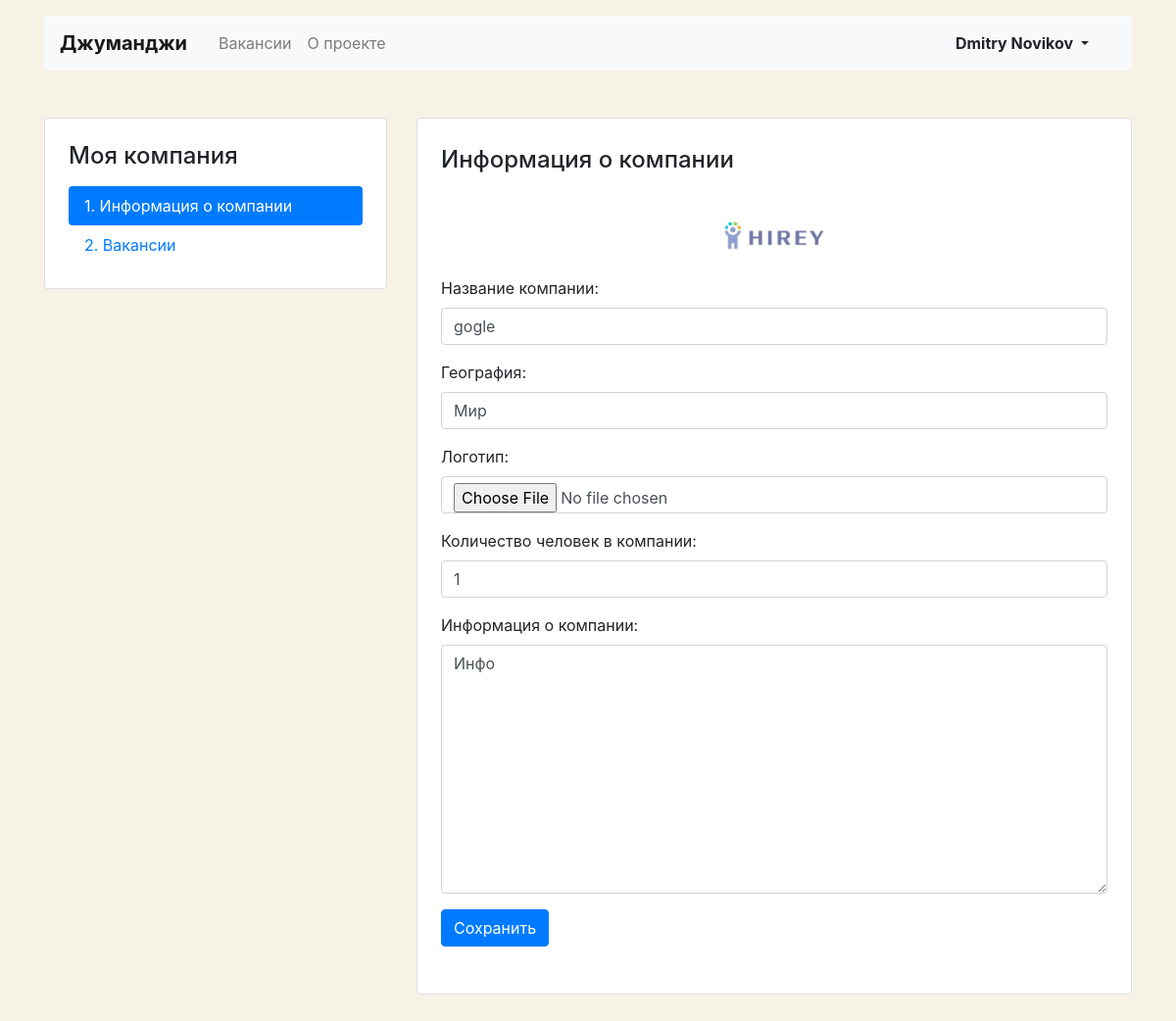
Page /mycompany/edit/ (signed in) on the committed database.
### job/models.py (models this page shows)
class Company(models.Model):
    user = models.ForeignKey(User, on_delete=models.CASCADE, related_name='company')
    name = models.CharField(max_length=64)
    location = models.CharField(max_length=64)
    logo = models.ImageField(upload_to=settings.MEDIA_COMPANY_IMAGE_DIR, blank=True)
    description = models.CharField(max_length=2048)
    employee_count = models.IntegerField()

### job/views.py (the view)
# urls.py: path('mycompany/edit/', my_company_edit, name='mycompany_edit'),
def my_company_edit(request):
    if request.user.is_authenticated:
        instance = get_object_or_404(Company, user=request.user)
        form = CompanyForm(request.POST or None, request.FILES or None, instance=instance)
        if form.is_valid():
            form.save()
            messages.success(request, 'Ваша компания обновлена!')
            return redirect('mycompany_edit')
        return render(request, 'company-edit.html', {'form': form, 'company': instance})
    else:
        raise Http404

### job/forms.py (shortened to what this page needs)
class CompanyForm(ModelForm):
    logo = forms.ImageField(label=_('Логотип'), required=False, widget=forms.FileInput)
    class Meta:
        model = Company
        widgets = {
            'description': Textarea(attrs={'cols': 80, 'rows': 10}),
        }
        fields = ('name',
                  'location',
                  'logo',
                  'employee_count',
                  'description',
                  )
        labels = {
            'name': _('Название компании'),
            'location': _('География'),
            'logo': _('Логотип'),
            'employee_count': _('Количество человек в компании'),
            'description': _('Информация о компании'),
        }

### templates/company-edit.html (shortened to what this page needs)
{% extends 'base_lk.html' %}
{% block content %}
<main class="container mt-3 pb-5">
    <div class="row mt-5">
        <div class="col-12 col-lg-4">
            <aside class="pt-3 pb-4 px-4 mb-5 card">
                <h1 class="h4 pt-2 pb-2">Моя компания</h1>
                <div class="nav flex-column nav-pills">
                    <a class="nav-link active" href="{% url 'mycompany'  %}">1. Информация о&nbsp;компании</a>
                    <a class="nav-link" href="{% url 'mycompany_vacancies'  %}">2. Вакансии</a>
                </div>
            </aside>
        </div>
        <div class="col-12 col-lg-8">
            <div class="card">
                <div class="card-body px-4 pb-4">
                    <section class="tab-pane fade show active">
                        <h2 class="h4 pt-2 pb-3">Информация о&nbsp;компании</h2>
                        <div class="row">
                            <div class="col-12 col-md-12">
                                <div class="form-group pb-2">
                                    <a href="#"><img class="mx-auto d-block" src="{{ company.logo.url }}" width="150"
                                                     height="80"
                                                     alt=""></a>
                                    <form method="post" enctype="multipart/form-data">
                                        {% include 'includes/forms.html' with form=form %}
                                        <button type="submit" class="btn btn-primary">Сохранить</button>
                                    </form>
                                </div>
                            </div>
                        </div>
                    </section>
                </div>
            </div>
        </div>
    </div>
</main>
{% endblock %}

### templates/base_lk.html (shortened to what this page needs)
<!DOCTYPE html>
<html lang="ru">
<head>
    <link rel="stylesheet" href="https://stackpath.bootstrapcdn.com/bootstrap/4.3.1/css/bootstrap.min.css"
>
</head>
<body>
<header class="container mt-3">
    <nav class="navbar navbar-expand-lg navbar-light bg-light">
        <a class="navbar-brand mr-4 font-weight-bold" href="{% url 'index' %}">Джуманджи</a>
        <div class="collapse navbar-collapse justify-content-between" id="navbarNav">
            <ul class="navbar-nav col-10">
                {% url 'vacancies' as activepoint %}
                <li class="nav-item {% if activepoint == request.path %}active{% endif %}">
                    <a class="nav-link" href="{% url 'vacancies' %}">Вакансии</a>
                </li>
                <li class="nav-item">
                    <a class="nav-link" href="#">О проекте</a>
                </li>
            </ul>
            <ul class="navbar-nav col-2 justify-content-end">
                <li class="nav-item active">
                    <div class="btn-group">
                        <button type="button" class="btn dropdown-toggle font-weight-bold" data-toggle="dropdown"
                                aria-haspopup="true" aria-expanded="false">
                            {% if user.first_name %}
                              {{ user.first_name }}
                              {% if user.last_name %}
                                {{ user.last_name }}
                              {% endif %}
                            {% else %}
                              {{ user.username }}
                            {% endif %}
                        </button>
                    </div>
                </li>
            </ul>
        </div>
    </nav>
</header>
{% block content %}
{% endblock %}
</body>
</html>

### templates/includes/forms.html (shortened to what this page needs)
{% load widget_tweaks %}
{% for field in form.visible_fields %}
  <div class="form-group">
    {{ field.label_tag }}
    {% if form.is_bound %}
      {% if field.errors %}
        {% render_field field class="form-control is-invalid" %}
        {% for error in field.errors %}
          <div class="invalid-feedback">
            {{ error }}
          </div>
        {% endfor %}
      {% else %}
        {% render_field field class="form-control is-valid" %}
      {% endif %}
    {% else %}
      {% render_field field class="form-control" %}
    {% endif %}
  </div>
{% endfor %}

### templates/base_lk.html (style rules this page uses)
body { background-color: #F6F2E6; }

### rows in the picture
Company: logo (picture), name "gogle" "Мир" "1" "Инфо"

### other values in the picture
{{ user.first_name }} "Dmitry"
{{ user.last_name }} "Novikov"
{{ field.label_tag }} "Название компании:" "География:" "Логотип:" "Количество человек в компании:" "Информация о компании:"
